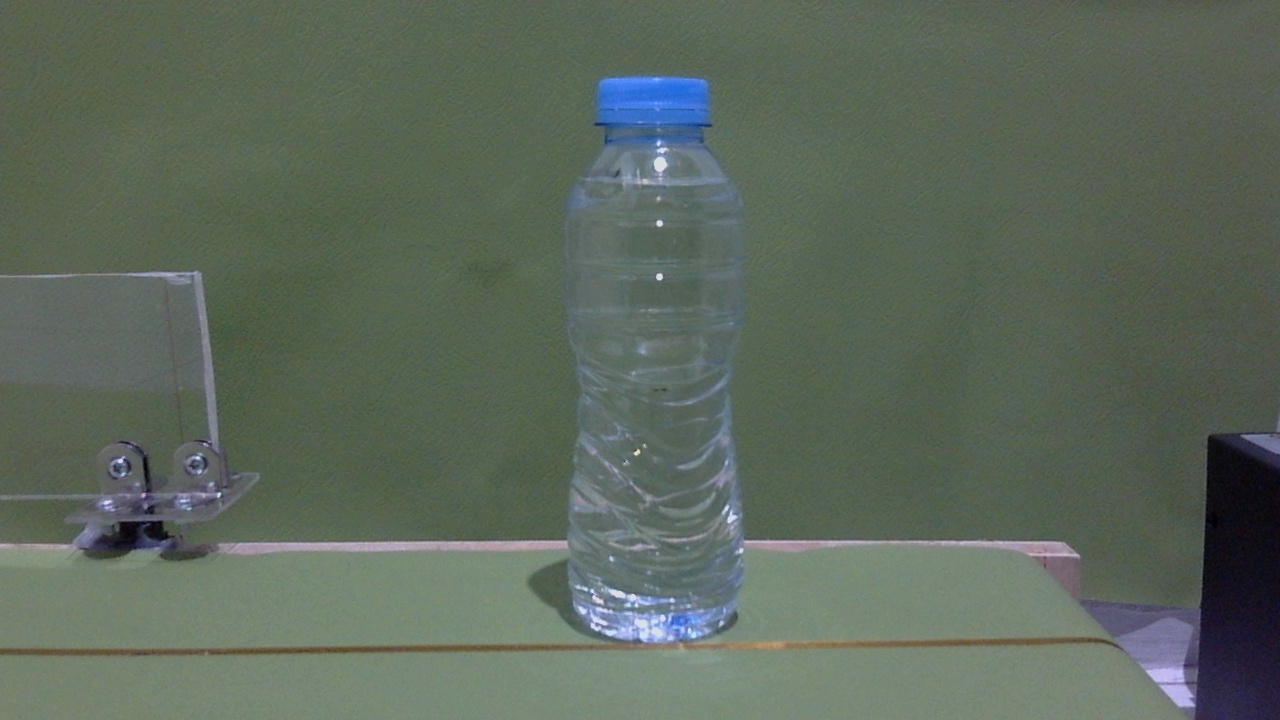
#> input picture dataset_yolo/test/images/damaged_label_0019_20260210_151223.jpg, 1280 x 720 px; its folder holds 3 pictures in this run
$ python run_label_test.py
#> lines starting #> are read from the running program, lines starting #| are printed output that depends on the picture; after the words box and inside, x2 and y2 are one past the last pixel; in counts of white or black regions, pixels touching at a corner belong together
### implementation/classic/label/detect_damaged_label.py
import cv2
import numpy as np


LABEL_PRESENT_THRESHOLD = 0.03


def get_label_roi(image, bottle_bbox):

    if bottle_bbox is None:

        h, w = image.shape[:2]

        return (
            int(w * 0.35),
            int(h * 0.35),
            int(w * 0.65),
            int(h * 0.65)
        )

    bx, by, bw, bh = bottle_bbox

    y1 = by + int(bh * 0.29)
    y2 = by + int(bh * 0.45)

    x1 = bx + int(bw * 0.10)
    x2 = bx + int(bw * 0.90)

    return (
        x1,
        y1,
        x2,
        y2
    )


def detect_damaged_label(
    image,
    bottle_bbox=None
):

    x1, y1, x2, y2 = get_label_roi(
        image,
        bottle_bbox
    )

    roi = image[y1:y2, x1:x2]

    hsv = cv2.cvtColor(
        roi,
        cv2.COLOR_BGR2HSV
    )

    # --------------------------------------------------
    # Szukanie niebieskiego fragmentu etykiety
    # --------------------------------------------------

    lower_blue = np.array([
        95,
        50,
        20
    ])

    upper_blue = np.array([
        140,
        255,
        255
    ])

    blue_mask = cv2.inRange(
        hsv,
        lower_blue,
        upper_blue
    )

    blue_ratio = (
        np.count_nonzero(blue_mask)
        / blue_mask.size
    )

    # --------------------------------------------------
    # Największe skupisko niebieskiego
    # --------------------------------------------------

    contours, _ = cv2.findContours(
        blue_mask,
        cv2.RETR_EXTERNAL,
        cv2.CHAIN_APPROX_SIMPLE
    )

    largest_blue_area = 0

    for cnt in contours:

        area = cv2.contourArea(cnt)

        if area > largest_blue_area:
            largest_blue_area = area

    largest_blue_ratio = (
        largest_blue_area
        / (roi.shape[0] * roi.shape[1])
    )

    # --------------------------------------------------
    # Decyzja
    # --------------------------------------------------

    label_present = (
        largest_blue_ratio >
        LABEL_PRESENT_THRESHOLD
    )

    damaged = not label_present

    confidence = min(
        largest_blue_ratio
        / LABEL_PRESENT_THRESHOLD,
        1.0
    )

    return {

        "label":
            "good"
            if label_present
            else "damaged_label",

        "damaged":
            damaged,

        "confidence":
            float(confidence),

        "blue_ratio":
            float(blue_ratio),

        "largest_blue_ratio":
            float(largest_blue_ratio),

        "roi_x1": x1,
        "roi_y1": y1,
        "roi_x2": x2,
        "roi_y2": y2
    }


def draw_damaged_label_result(
    image,
    result
):

    annotated = image.copy()

    x1 = result["roi_x1"]
    y1 = result["roi_y1"]
    x2 = result["roi_x2"]
    y2 = result["roi_y2"]

    color = (
        (0, 0, 255)
        if result["damaged"]
        else (0, 255, 0)
    )

    cv2.rectangle(
        annotated,
        (x1, y1),
        (x2, y2),
        color,
        2
    )

    text = (
        f"{result['label']} "
        f"blue={result['largest_blue_ratio']:.3f} "
        f"conf={result['confidence']:.2f}"
    )

    cv2.putText(
        annotated,
        text,
        (x1, max(25, y1 - 10)),
        cv2.FONT_HERSHEY_SIMPLEX,
        0.6,
        color,
        2
    )

    return annotated

### implementation/classic/common/evaluate.py
from pathlib import Path

import pandas as pd

from sklearn.metrics import (
    accuracy_score,
    precision_score,
    recall_score,
    f1_score,
    confusion_matrix,
    classification_report,
    ConfusionMatrixDisplay
)

import matplotlib.pyplot as plt


def evaluate(
    results_csv,
    supported_classes
):

    df = pd.read_csv(results_csv)

    df = df[
        df["true_label"].isin(
            supported_classes
        )
    ]

    y_true = df["true_label"]
    y_pred = df["predicted_label"]

    accuracy = accuracy_score(
        y_true,
        y_pred
    )

    precision = precision_score(
        y_true,
        y_pred,
        average="weighted"
    )

    recall = recall_score(
        y_true,
        y_pred,
        average="weighted"
    )

    f1 = f1_score(
        y_true,
        y_pred,
        average="weighted"
    )

    report = classification_report(
        y_true,
        y_pred,
        zero_division=0
    )

    return {
        "accuracy": accuracy,
        "precision": precision,
        "recall": recall,
        "f1": f1,
        "report": report
    }


# [30 lines left out: function save_confusion_matrix, not called in this run]


def evaluate_classic(
    results_csv,
    output_dir,
    supported_classes,
    title
):

    df = pd.read_csv(results_csv)

    df = df[
        df["true_label"].isin(
            supported_classes
        )
    ]

    y_true = df["true_label"]
    y_pred = df["predicted_label"]

    metrics = evaluate(
        results_csv,
        supported_classes
    )

    save_confusion_matrix(
        y_true,
        y_pred,
        Path(output_dir)
        / "confusion_matrix.png",
        supported_classes
    )

    errors = df[
        df["true_label"]
        !=
        df["predicted_label"]
    ]

    errors.to_csv(
        Path(output_dir)
        / "misclassified.csv",
        index=False,
        encoding="utf-8-sig"
    )

    metrics_path = (
        Path(output_dir)
        / "metrics.txt"
    )

    with open(
        metrics_path,
        "w",
        encoding="utf-8"
    ) as f:

        f.write(
            f"{title}\n\n"
        )

        f.write(
            f"Accuracy : {metrics['accuracy']:.4f}\n"
        )

        f.write(
            f"Precision: {metrics['precision']:.4f}\n"
        )

        f.write(
            f"Recall   : {metrics['recall']:.4f}\n"
        )

        f.write(
            f"F1-score : {metrics['f1']:.4f}\n\n"
        )

        f.write(
            "Classification Report\n\n"
        )

        f.write(
            metrics["report"]
        )

    return metrics

### implementation/classic/common/bottle_detector.py
def get_bottle_bbox(label_path, image_w, image_h):

    if not label_path.exists():
        return None

    with open(label_path, "r") as f:

        for line in f:

            parts = line.strip().split()

            if len(parts) != 5:
                continue

            cls_id = int(parts[0])

            if cls_id != 0:
                continue

            x_center = float(parts[1])
            y_center = float(parts[2])
            width = float(parts[3])
            height = float(parts[4])

            bw = int(width * image_w)
            bh = int(height * image_h)

            bx = int((x_center * image_w) - bw / 2)
            by = int((y_center * image_h) - bh / 2)

            return (bx, by, bw, bh)

    return None

### implementation/classic/label/run_label_test.py
import cv2
import pandas as pd
import sys

from pathlib import Path


CLASSIC_ROOT = (
    Path(__file__)
    .resolve()
    .parents[1]
)

sys.path.insert(
    0,
    str(CLASSIC_ROOT)
)


from detect_damaged_label import (
    detect_damaged_label,
    draw_damaged_label_result
)

from common.evaluate import (
    evaluate_classic
)

from common.bottle_detector import (
    get_bottle_bbox
)


# --------------------------------------------------
# Ścieżki
# --------------------------------------------------


PROJECT_ROOT = Path(__file__).resolve().parents[3]

INPUT_DIR = (
    PROJECT_ROOT
    / "dataset_yolo"
    / "test"
    / "images"
)

LABELS_DIR = (
    PROJECT_ROOT
    / "dataset_yolo"
    / "test"
    / "labels"
)

OUTPUT_DIR = (
    PROJECT_ROOT
    / "outputs"
    / "classical_results"
    / "label"
)

ANNOTATED_DIR = (
    OUTPUT_DIR
    / "annotated"
)

OUTPUT_DIR.mkdir(
    parents=True,
    exist_ok=True
)

ANNOTATED_DIR.mkdir(
    parents=True,
    exist_ok=True
)

IMG_EXTENSIONS = {
    ".jpg",
    ".jpeg",
    ".png",
    ".bmp"
}

print("PROJECT_ROOT:", PROJECT_ROOT)
print("INPUT_DIR:", INPUT_DIR)
print("LABELS_DIR:", LABELS_DIR)


def get_true_label(label_path):

    if not label_path.exists():
        return "unknown"

    found_classes = set()

    with open(label_path, "r") as f:

        for line in f:

            parts = line.strip().split()

            if not parts:
                continue

            found_classes.add(
                int(parts[0])
            )

    if 6 in found_classes:
        return "damaged_label"

    return "good"


def main():

    rows = []

    image_paths = sorted([
        p for p in INPUT_DIR.iterdir()
        if p.suffix.lower() in IMG_EXTENSIONS
    ])

    if not image_paths:

        raise RuntimeError(
            f"Brak obrazów w {INPUT_DIR}"
        )

    print(
        f"\nPrzetwarzanie "
        f"{len(image_paths)} obrazów..."
    )

    for img_path in image_paths:

        image = cv2.imread(
            str(img_path)
        )
#> image is the input picture: shape (720, 1280, 3); mean B, G, R 92, 104.4, 92.8

        if image is None:
            continue


        img_h, img_w = image.shape[:2]

        # --------------------------------
        # Ground truth
        # --------------------------------

        label_path = (
            LABELS_DIR
            / f"{img_path.stem}.txt"
        )

        bottle_bbox = get_bottle_bbox(
            label_path,
            img_w,
            img_h
        )


        true_label = get_true_label(
            label_path
        )


        label_result = detect_damaged_label(
            image,
            bottle_bbox
        )
#> in detect_damaged_label, `x1, y1, x2, y2 = get_label_roi( image, bottle_bbox )`: x1 = 448; y1 = 251; x2 = 832; y2 = 468
#> in detect_damaged_label, `roi = image[y1:y2, x1:x2]`:
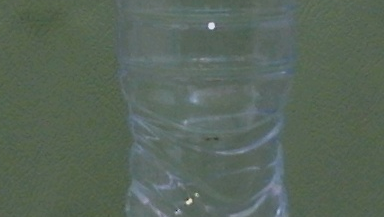
#> roi: shape (217, 384, 3); mean B, G, R 90.4, 102.4, 88.4
#> in detect_damaged_label, `blue_mask = cv2.inRange( hsv, lower_blue, upper_blue )`:
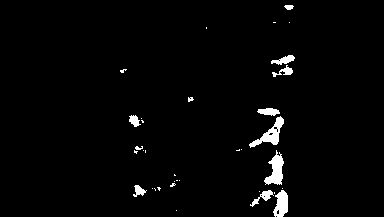
#> blue_mask: shape (217, 384); 2.2% white; 35 white regions (23 under 20 px)
#> in detect_damaged_label, `blue_ratio = ( np.count_nonzero(blue_mask) / blue_mask.size )`: blue_ratio = 0.0222
#> in detect_damaged_label, `contours, _ = cv2.findContours( blue_mask, cv2.RETR_EXTERNAL, cv2.CHAI..`: contours = 35 contours, 25 with area under 20; largest, box (x1, y1, x2, y2) and area: (249, 116, 284, 148) 330, (264, 150, 284, 185) 320, (273, 190, 288, 217) 258, (257, 108, 280, 116) 102, (271, 55, 295, 65) 102
#> the loop in detect_damaged_label, `for cnt in contours: ` made 35 passes
#> (area, largest_blue_area) on passes 4, 16, 25: (257.5, 257.5), (320, 320), (330.5, 330.5)
#> after the loop in detect_damaged_label, `for cnt in contours:`: largest_blue_area = 330.5
#> in detect_damaged_label, `largest_blue_ratio = ( largest_blue_area / (roi.shape[0] * roi.shape[1..`: largest_blue_ratio = 0.00397
#> in detect_damaged_label, `label_present = ( largest_blue_ratio > LABEL_PRESENT_THRESHOLD )`: label_present = False
#> in detect_damaged_label, `damaged = not label_present`: damaged = True
#> in detect_damaged_label, `confidence = min( largest_blue_ratio / LABEL_PRESENT_THRESHOLD, 1.0 )`: confidence = 0.132
#> label_result = 9 items

        predicted_label = (
            "damaged_label"
            if label_result["damaged"]
            else "good"
        )
#> predicted_label = 'damaged_label'

        # --------------------------------
        # Wizualizacja
        # --------------------------------

        annotated = draw_damaged_label_result(
        image,
        label_result
    )
#> in draw_damaged_label_result, `x1 = result["roi_x1"]`: x1 = 448
#> in draw_damaged_label_result, `y1 = result["roi_y1"]`: y1 = 251
#> in draw_damaged_label_result, `x2 = result["roi_x2"]`: x2 = 832
#> in draw_damaged_label_result, `y2 = result["roi_y2"]`: y2 = 468
#> in draw_damaged_label_result, `color = ( (0, 0, 255) if result["damaged"] else (0, 255, 0) )`: color = (0, 0, 255)
#> in draw_damaged_label_result, `text = ( f"{result['label']} " f"blue={result['largest_blue_ratio']:.3..`: text = 'damaged_label blue=0.004 conf=0.13'

        cv2.putText(
            annotated,
            f"FINAL: {predicted_label}",
            (20, 40),
            cv2.FONT_HERSHEY_SIMPLEX,
            1.0,
            (255, 255, 255),
            3
        )
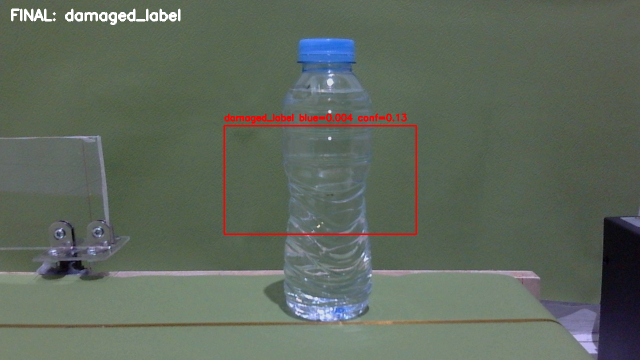
#> annotated: shape (720, 1280, 3) (shown at 1/2 size); mean B, G, R 92.2, 104.4, 94.6

        cv2.imwrite(
            str(
                ANNOTATED_DIR
                / img_path.name
            ),
            annotated
        )

        # --------------------------------
        # CSV
        # --------------------------------

        rows.append({

        "image":
            img_path.name,

        "true_label":
            true_label,

        "predicted_label":
            predicted_label,

        "confidence":
            label_result["confidence"],

        # "mean_saturation":
        #     label_result["mean_saturation"],

        # "edge_ratio":
        #     label_result["edge_ratio"],

        # "std_saturation":
        #     label_result["std_saturation"],

        # "std_gray":
        #     label_result["std_gray"],

        "blue_ratio":
            label_result["blue_ratio"],

        "largest_blue_ratio":
            label_result["largest_blue_ratio"],

    })
#> pass 2 of the loop in main, `for img_path in image_paths:`:
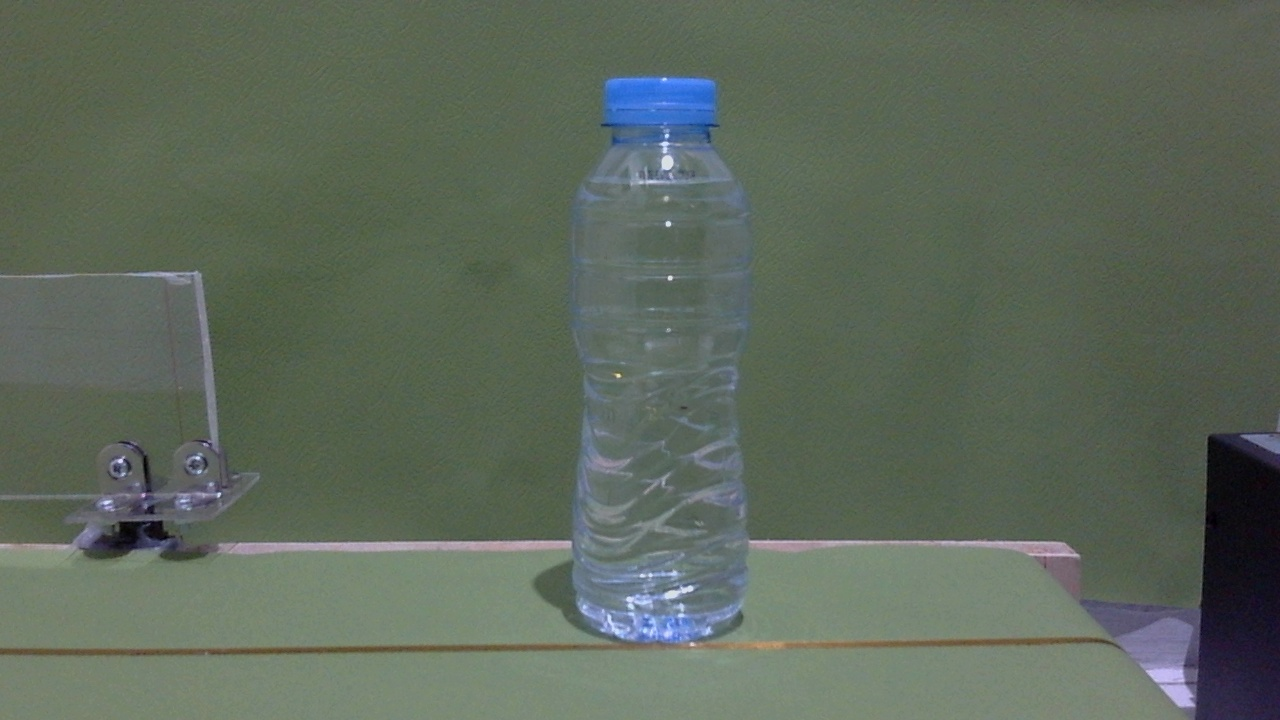
#> input picture dataset_yolo/test/images/damaged_label_0024_20260210_151234.jpg, 1280 x 720 px
#> in main, image is the input picture: shape (720, 1280, 3); mean B, G, R 91.2, 104.4, 93.4
#> in detect_damaged_label (call 2), `blue_mask = cv2.inRange( hsv, lower_blue, upper_blue )`:
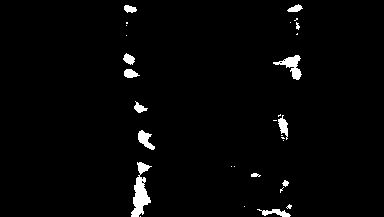
#> blue_mask: shape (217, 384); 2.2% white; 30 white regions (17 under 20 px)
#> contours = 30 contours, 19 with area under 20; largest, box (x1, y1, x2, y2) and area: (131, 162, 152, 217) 487, (273, 55, 302, 80) 237, (138, 130, 155, 150) 148, (278, 115, 288, 140) 102, (257, 209, 291, 217) 99
#> the loop in detect_damaged_label (call 2), `for cnt in contours: ` made 30 passes
#> (area, largest_blue_area) on passes 2, 10: (99, 99), (487, 487)
#> after the loop in detect_damaged_label (call 2), `for cnt in contours:`: largest_blue_area = 487
#> largest_blue_ratio = 0.00584
#> confidence = 0.195
#> in main, `cv2.putText( annotated, f"FINAL: {predicted_label}", (20, 40), cv2.FON..`:
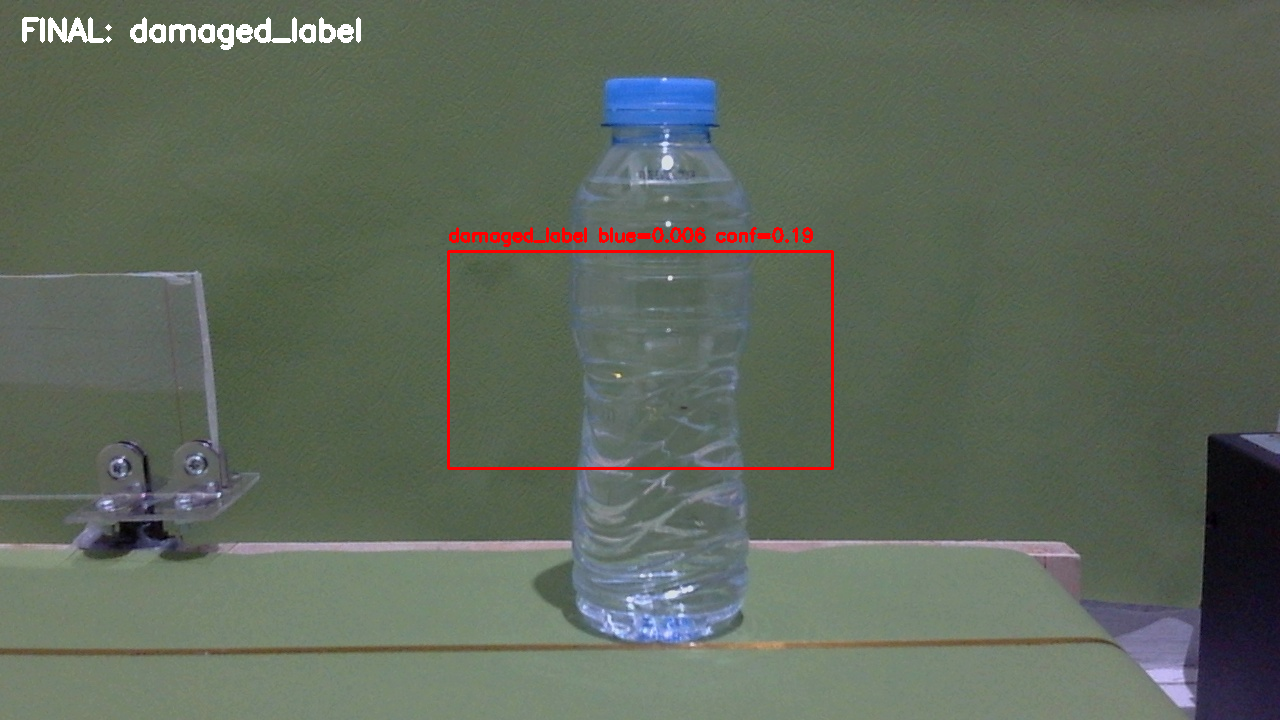
#> annotated: shape (720, 1280, 3); mean B, G, R 91.4, 104.4, 95.3

    # --------------------------------
    # CSV
    # --------------------------------

    df = pd.DataFrame(rows)
#> df = table of 3 rows and 6 columns

    results_csv = (
        OUTPUT_DIR
        / "label_results.csv"
    )

    df.to_csv(
        results_csv,
        index=False,
        encoding="utf-8-sig"
    )

    print(
        f"\nCSV zapisano:\n{results_csv}"
    )

    # --------------------------------
    # Ewaluacja
    # --------------------------------

    metrics = evaluate_classic(
        results_csv=results_csv,
        output_dir=OUTPUT_DIR,
        supported_classes=[
            "good",
            "damaged_label"
        ],
        title="DAMAGED LABEL DETECTION RESULTS"
    )

    print("\n===== LABEL RESULTS =====")

    print(
        f"Accuracy : "
        f"{metrics['accuracy']:.4f}"
    )

    print(
        f"Precision: "
        f"{metrics['precision']:.4f}"
    )

    print(
        f"Recall   : "
        f"{metrics['recall']:.4f}"
    )

    print(
        f"F1-score : "
        f"{metrics['f1']:.4f}"
    )

    print(
        "\nLabel test zakończony!"
    )


if __name__ == "__main__":
#> (the run stopped early here; a loop or call above may not have finished)
